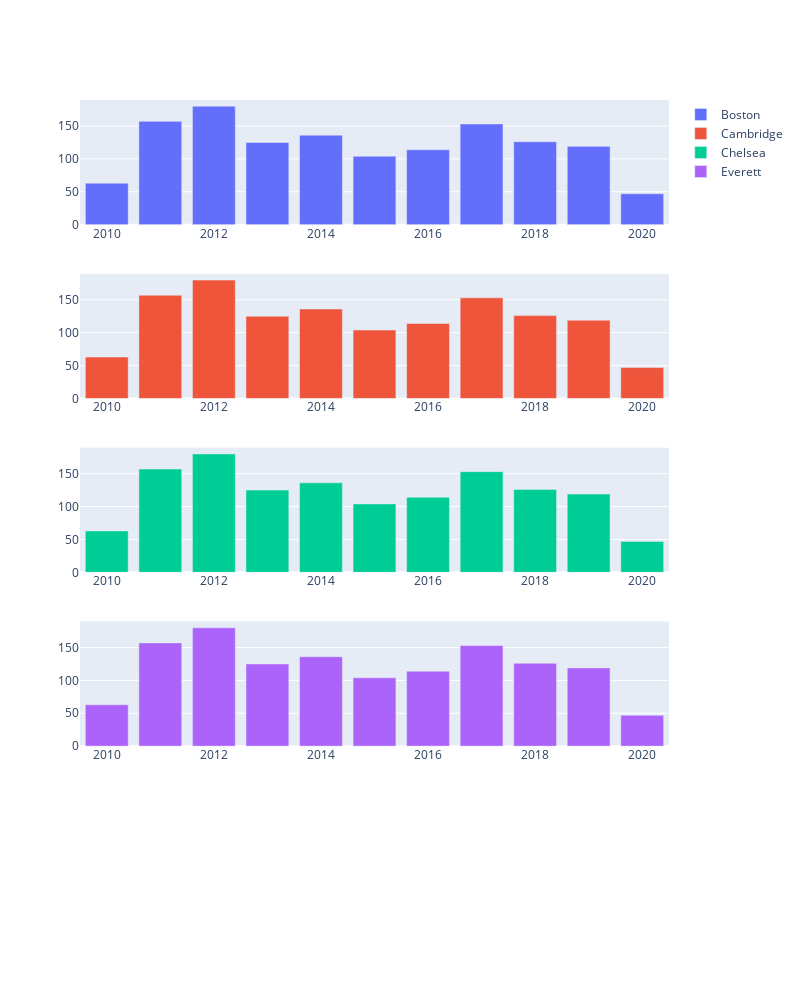

The notebook cell saved with this chart:
### Markdown cell above
#### Practise:  Now try finding the number of visits from each city in each year (Lets just do it for 5 cities)

### Code cell


### Figure 1 — Plotly figure (JSON) as saved in the notebook; plotly's stock layout.template omitted (floating-point values rounded to 4 significant figures)
{"data": [{"name": "Boston", "type": "bar", "x": [2012, 2011, 2017, 2014, 2018, 2013, 2019, 2016, 2015, 2010, 2020], "xaxis": "x", "y": [180, 157, 153, 136, 126, 125, 119, 114, 104, 63, 47], "yaxis": "y"}, {"name": "Cambridge", "type": "bar", "x": [2012, 2011, 2017, 2014, 2018, 2013, 2019, 2016, 2015, 2010, 2020], "xaxis": "x2", "y": [180, 157, 153, 136, 126, 125, 119, 114, 104, 63, 47], "yaxis": "y2"}, {"name": "Chelsea", "type": "bar", "x": [2012, 2011, 2017, 2014, 2018, 2013, 2019, 2016, 2015, 2010, 2020], "xaxis": "x3", "y": [180, 157, 153, 136, 126, 125, 119, 114, 104, 63, 47], "yaxis": "y3"}, {"name": "Everett", "type": "bar", "x": [2012, 2011, 2017, 2014, 2018, 2013, 2019, 2016, 2015, 2010, 2020], "xaxis": "x4", "y": [180, 157, 153, 136, 126, 125, 119, 114, 104, 63, 47], "yaxis": "y4"}], "layout": {"height": 1000, "width": 800, "xaxis": {"anchor": "y", "domain": [0, 1]}, "xaxis2": {"anchor": "y2", "domain": [0, 1]}, "xaxis3": {"anchor": "y3", "domain": [0, 1]}, "xaxis4": {"anchor": "y4", "domain": [0, 1]}, "xaxis5": {"anchor": "y5", "domain": [0, 1]}, "yaxis": {"anchor": "x", "domain": [0.848, 1]}, "yaxis2": {"anchor": "x2", "domain": [0.636, 0.788]}, "yaxis3": {"anchor": "x3", "domain": [0.424, 0.576]}, "yaxis4": {"anchor": "x4", "domain": [0.212, 0.364]}, "yaxis5": {"anchor": "x5", "domain": [0, 0.152]}}}
